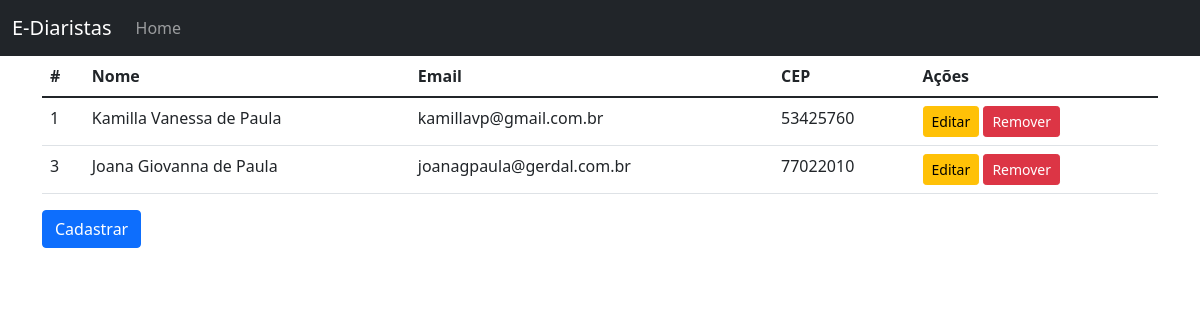
The app's page /web/listar_diaristas with its own data.
### web/models.py (models this page shows)
class Diarista(models.Model):
    nome_completo = models.CharField(max_length=100, null=False, blank=False)
    cpf = models.CharField(max_length=12, null=False, blank=False, unique=True)
    email = models.EmailField(null=False, blank=False, unique=True)
    telefone = models.CharField(max_length=11, null=False, blank=False)
    lodradouro = models.CharField(max_length=60, null=False, blank=False)
    numero = models.IntegerField(null=False, blank=False)
    bairro = models.CharField(max_length=30, null=False, blank=False)
    complemento = models.CharField(max_length=100, null=False, blank=True)
    cep = models.CharField(max_length=8, null=False, blank=False)
    estado = models.CharField(max_length=2, null=False, blank=False)
    codigo_ibge = models.IntegerField(null=False, blank=False)
    foto_usuario = models.ImageField(null=False)

### web/views.py (the view)
# urls.py: path('listar_diaristas', listar_diaristas, name='listar_diaristas'),
def listar_diaristas(request):
    diaristas = Diarista.objects.all()
    return render(request, 'lista_diaristas.html', {'diaristas': diaristas})

### web/templates/lista_diaristas.html
{% extends "base.html" %}
{% block conteudo %}
    <table class="table">
        <thead>
            <tr>
                <th>#</th>
                <th>Nome</th>
                <th>Email</th>
                <th>CEP</th>
                <th>Ações</th>
            </tr>
        </thead>
        <tbody>
            {% for diarista in diaristas %}
                <tr>
                    <td>{{ diarista.id }}</td>
                    <td>{{ diarista.nome_completo }}</td>
                    <td>{{ diarista.email }}</td>
                    <td>{{ diarista.cep }}</td>
                    <td>
                        <a href="{% url 'editar_diarista' diarista.id %}" type="button" class="btn btn-warning btn-sm">Editar</a>
                        <a href="{% url 'remover_diarista' diarista.id %}" type="button" class="btn btn-danger btn-sm">Remover</a>
                    </td>
                </tr>
            {% endfor %}
        </tbody>
    </table>
    <a href="{% url 'cadastrar_diarista' %}" class="btn btn-primary">Cadastrar</a>
{% endblock conteudo %}

### web/templates/base.html (shortened to what this page needs)
<!DOCTYPE html>
<html lang="en">
<head>
    <link
        rel="stylesheet"
        href="https://cdn.jsdelivr.net/npm/bootstrap@5.1.3/dist/css/bootstrap.min.css"
    >
</head>
<body>
    <nav class="navbar navbar-expand-md navbar-dark bg-dark md-4">
        <div class="container-fluid">
            <a href="#" class="navbar-brand">E-Diaristas</a>
            <div class="collapse navbar-collapse" id="navbarCollapse">
                <ul class="navbar-nav mr-auto">
                    <li class="nav-item active">
                        <a href="{% url 'listar_diaristas' %}" class="nav-link">Home</a>
                    </li>
                </ul>
            </div>
        </div>
    </nav>
    <main role="main" class="container">
        {% block conteudo %}
        {% endblock conteudo %}
    </main>
</body>
</html>

### records on screen
Diarista: id "1", nome_completo "Kamilla Vanessa de Paula", email "kamillavp@gmail.com.br", cep "53425760"
Diarista: id "3", nome_completo "Joana Giovanna de Paula", email "joanagpaula@gerdal.com.br", cep "77022010"
